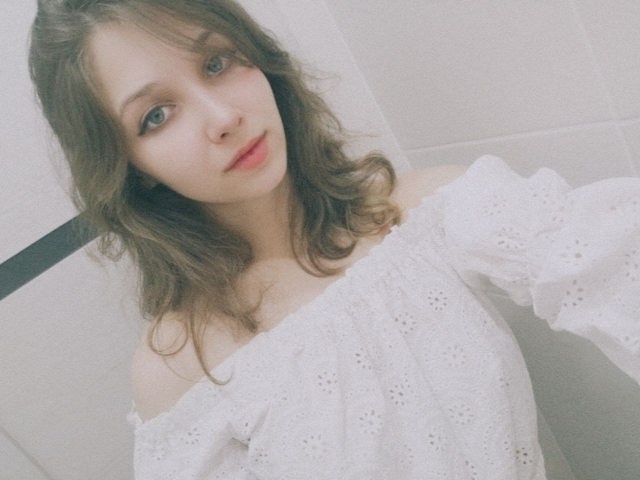
#> input picture EXCEL/3.-Imágenes/photo_5343799267917152247_y.jpg, 1280 x 960 px, found by its file name (shown at 1/2 size)
$ jupyter execute imagenes.ipynb
#> lines starting #> are read from the running program, lines starting #| are printed output that depends on the picture
# Райхан

[cell 1]
#Он используется для использования изображений в программировании.
from PIL import Image
import matplotlib.pyplot as plt
import seaborn as sns
import numpy as np

[cell 2]
адрес_Райхан = "D:/DataScience/Yakomo/EXCEL/3.-Imágenes/photo_5343799267917152247_y.jpg"
изображение = Image.open(адрес_Райхан)
#> изображение is the input picture: PIL image 1280x960 RGB; mean R, G, B 172, 166.1, 164.3

[cell 3]
size = (665,500)
изображение = изображение.resize(size)
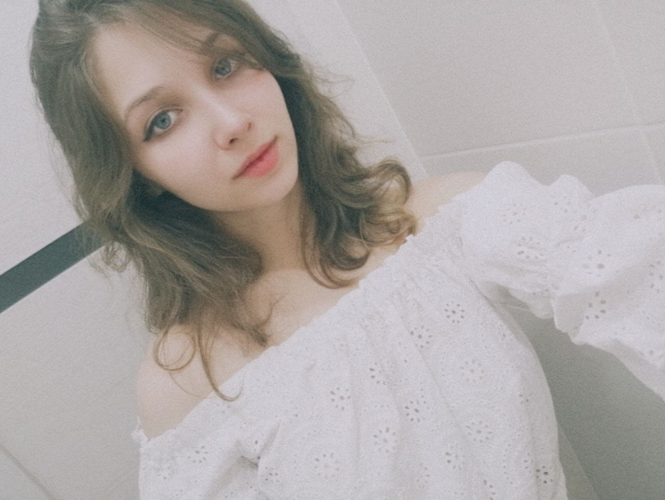
#> изображение: PIL image 665x500 RGB; mean R, G, B 172, 166.1, 164.3
